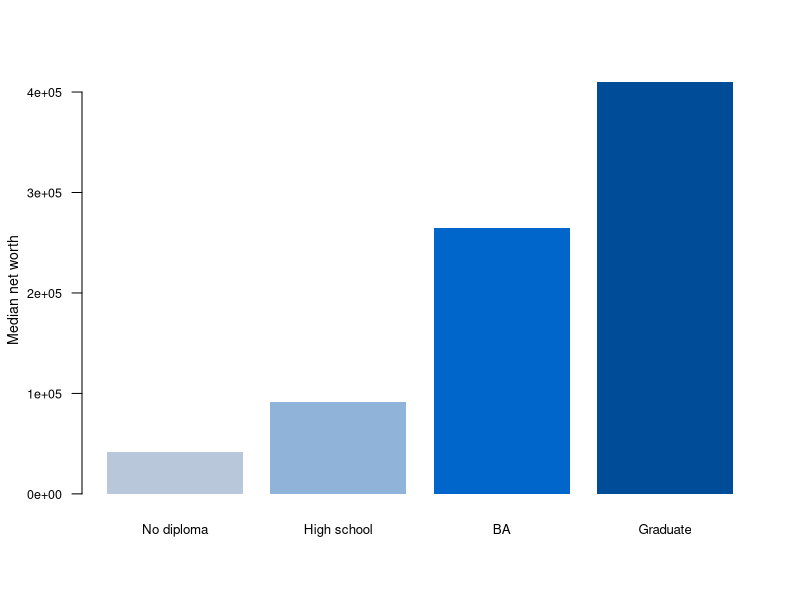

R code for this plot:
## ---- chunk 1
knitr::opts_chunk$set(
  echo = TRUE,
  message = FALSE,
  warning = FALSE,
  fig.width = 6,
  fig.height = 3.5
)
## ---- chunk 2
wealth <- c(42000, 91000, 265000, 410000)
names(wealth) <- c("No diploma", "High school", "BA", "Graduate")

barplot(
  wealth,
  col = c("#B8C7D9", "#8FB3D9", "#0066CC", "#004C99"),
  border = NA,
  las = 1,
  ylab = "Median net worth",
  cex.axis = 0.75,
  cex.lab = 0.85,
  cex.names = 0.8
)
